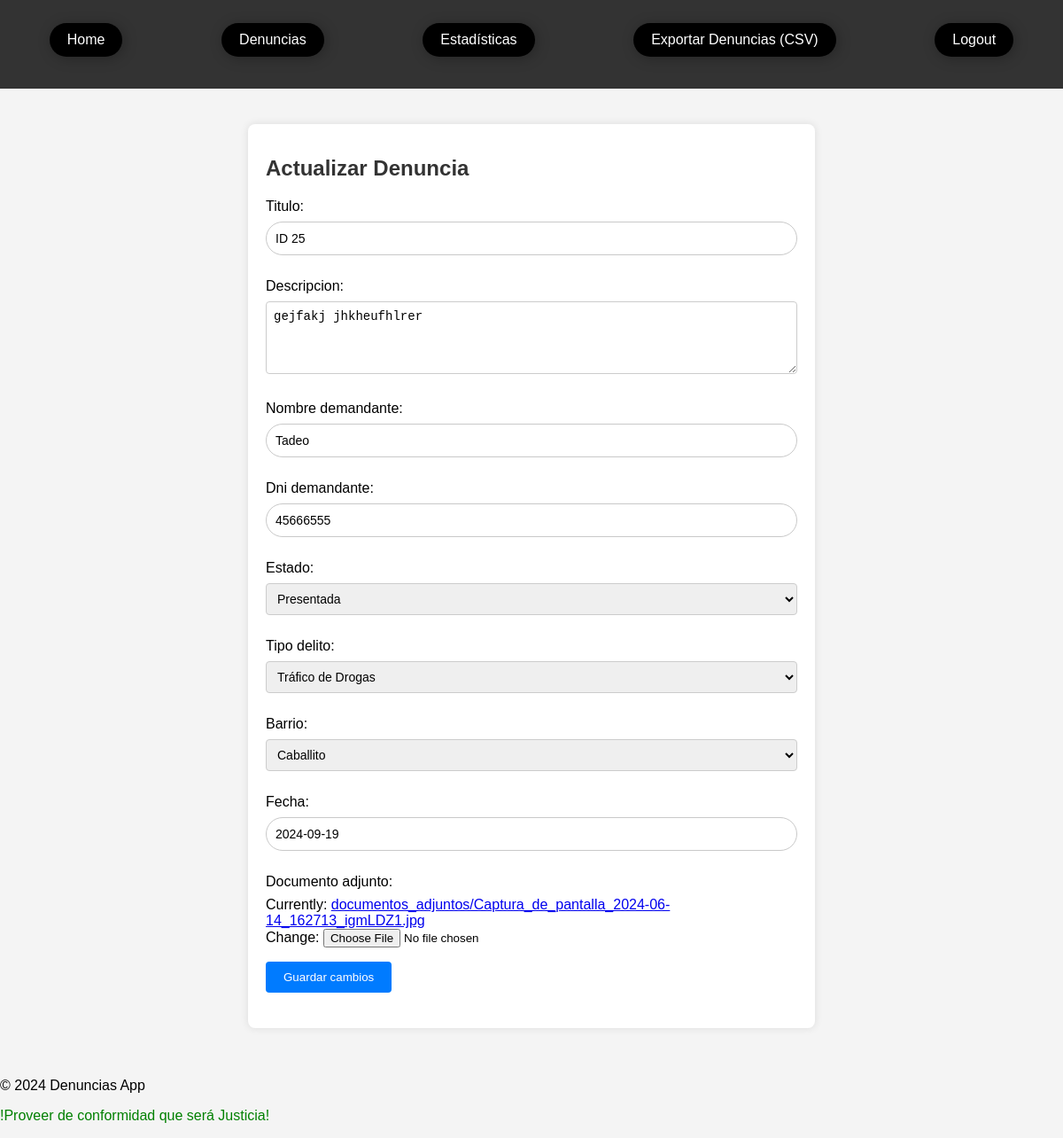
The page /denuncias/denuncias/5/update/ (signed in) on the database its author committed.
### denuncias/models.py (models this page shows, shortened)
class Denuncia(models.Model):
    archivo = models.FileField(upload_to='archivos_denuncias/', null=True, blank=True)
    TIPOS_DELITO = [
        ('robo', 'Robo'),
        ('fraude', 'Fraude'),
        ('violencia', 'Violencia'),
        ('homicidio', 'Homicidio'),
        ('secuestro', 'Secuestro'),
        ('extorsion', 'Extorsión'),
        ('trafico_drogas', 'Tráfico de Drogas'),
        ('trata_personas', 'Trata de Personas'),
        ('lesiones', 'Lesiones'),
        ('estafa', 'Estafa'),
    ]
    BARRIOS = [
        ('Agronomía', 'Agronomía'),
        ('Almagro', 'Almagro'),
        ('Balvanera', 'Balvanera'),
        ('Barracas', 'Barracas'),
        ('Belgrano', 'Belgrano'),
        ('Caballito', 'Caballito'),
        ('Chacarita', 'Chacarita'),
        ('Colegiales', 'Colegiales'),
        ('Constitución', 'Constitución'),
        ('Flores', 'Flores'),
        ('Floresta', 'Floresta'),
        ('La Boca', 'La Boca'),
        ('La Paternal', 'La Paternal'),
        ('Liniers', 'Liniers'),
        ('Mataderos', 'Mataderos'),
        ('Monserrat', 'Monserrat'),
        ('Núñez', 'Núñez'),
        ('Palermo', 'Palermo'),
        ('Parque Avellaneda', 'Parque Avellaneda'),
        ('Parque Chacabuco', 'Parque Chacabuco'),
        ('Parque Patricios', 'Parque Patricios'),
        ('Puerto Madero', 'Puerto Madero'),
        ('Recoleta', 'Recoleta'),
        ('Retiro', 'Retiro'),
        ('Saavedra', 'Saavedra'),
        ('San Cristóbal', 'San Cristóbal'),
        ('San Nicolás', 'San Nicolás'),
        ('San Telmo', 'San Telmo'),
        ('Vélez Sársfield', 'Vélez Sársfield'),
        ('Villa Crespo', 'Villa Crespo'),
        ('Villa del Parque', 'Villa del Parque'),
        ('Villa Devoto', 'Villa Devoto'),
        ('Villa Lugano', 'Villa Lugano'),
        ('Villa Luro', 'Villa Luro'),
        ('Villa Pueyrredón', 'Villa Pueyrredón'),
        ('Villa Urquiza', 'Villa Urquiza'),
    ]
    ESTADOS_DENUNCIA = [
        ('presentada', 'Presentada'),
        ('confirmada', 'Confirmada'),
        ('sentencia_definitiva', 'Sentencia Definitiva'),
    ]
    titulo = models.CharField(max_length=100)
    descripcion = models.TextField()
    nombre_demandante = models.CharField(max_length=100)
    dni_demandante = models.CharField(max_length=15)
    estado = models.CharField(max_length=20, choices=ESTADOS_DENUNCIA, default='presentada')
    tipo_delito = models.CharField(max_length=20, choices=TIPOS_DELITO)
    fecha_creacion = models.DateTimeField(auto_now_add=True)
    barrio = models.CharField(max_length=100, choices=BARRIOS)
    fecha = models.DateField(null=True)
    documento_adjunto = models.FileField(upload_to='documentos_adjuntos/')

### denuncias/views.py (the view, shortened to what this page needs)
# urls.py: path('denuncias/<int:pk>/update/', views.DenunciaUpdateView.as_view(), name='denuncia_update'),
class DenunciaUpdateView(LoginRequiredMixin, UpdateView):
    model = Denuncia
    form_class = DenunciaForm
    template_name = 'denuncias/denuncia_form.html'
    success_url = reverse_lazy('denuncia_list')
    def get_form_class(self):
        if self.request.user.groups.filter(name='Empleado').exists():
            return LimitedDenunciaForm  # Empleados usarán el formulario limitado
        else:
            return DenunciaForm  # Otros usuarios usarán el formulario completo
    def get_context_data(self, **kwargs):
        context = super().get_context_data(**kwargs)
        context['is_employee'] = self.request.user.groups.filter(name='Empleado').exists()
        return context

### denuncias/forms.py
class DenunciaForm(forms.ModelForm):
    class Meta:
        model = Denuncia
        fields = ['titulo', 'descripcion', 'nombre_demandante', 'dni_demandante', 'estado', 'tipo_delito', 'barrio', 'fecha', 'documento_adjunto']
        widgets = {
            'descripcion': forms.Textarea(attrs={'rows': 4}),
        }

### denuncias/templates/denuncias/denuncia_form.html (shortened to what this page needs)
{% extends "base_generic.html" %}
{% block content %}
<div class="form-container">
    <h1>Actualizar Denuncia</h1>
    <form method="post" enctype="multipart/form-data">
        {{ form.as_p }}
        <button type="submit">Guardar cambios</button>
    </form>
</div>
{% endblock %}

### denuncias/static/css/style.css (style rules this page uses)
body { font-family: 'Arial', sans-serif; margin: 0; padding: 0; background-color: #f4f4f4; }
h1 { color: #333; }
form { margin-bottom: 20px; }
form input[type="text"] { padding: 10px; margin-right: 10px; border-radius: 20px; outline: none; border: none; }
form button { background-color: #333; color: #fff; border: none; cursor: pointer; border-radius: 20px; padding: 10px 25px; }
button { padding: 10px; background-color: #333; color: #fff; border: none; cursor: pointer; }

### denuncias/templates/denuncias/denuncia_form.html (style rules this page uses)
body { font-family: Arial, sans-serif; background-color: #f4f4f4; margin: 0; padding: 0; }
.form-container { max-width: 600px; margin: 20px auto; background-color: #fff; padding: 20px; border-radius: 8px; box-shadow: 0 0 10px rgba(0, 0, 0, 0.1); }
h1 { color: #333; font-size: 24px; margin-bottom: 20px; }
form { margin-top: 20px; }
label { display: block; margin-bottom: 8px; }
form input[type="text"] { padding: 10px; margin-right: 10px; border-radius: 20px; outline: none; border: solid rgb(201, 201, 201) 1px; }
input[type="text"], input[type="date"], textarea { width: 100%; padding: 8px; margin-bottom: 10px; border: 1px solid #ccc; border-radius: 4px; box-sizing: border-box; font-size: 14px; }
select { width: 100%; padding: 8px; margin-bottom: 10px; border: 1px solid #ccc; border-radius: 4px; box-sizing: border-box; font-size: 14px; }
button[type="submit"] { background-color: #007bff; color: white; border: none; border-radius: 4px; padding: 10px 20px; cursor: pointer; transition: background-color 0.3s; }

### rows shown on the page
Denuncia: titulo "ID 25", descripcion "gejfakj jhkheufhlrer", nombre_demandante "Tadeo", dni_demandante "45666555", estado "Presentada", tipo_delito "Tráfico de Drogas", barrio "Caballito", fecha "2024-09-19"
